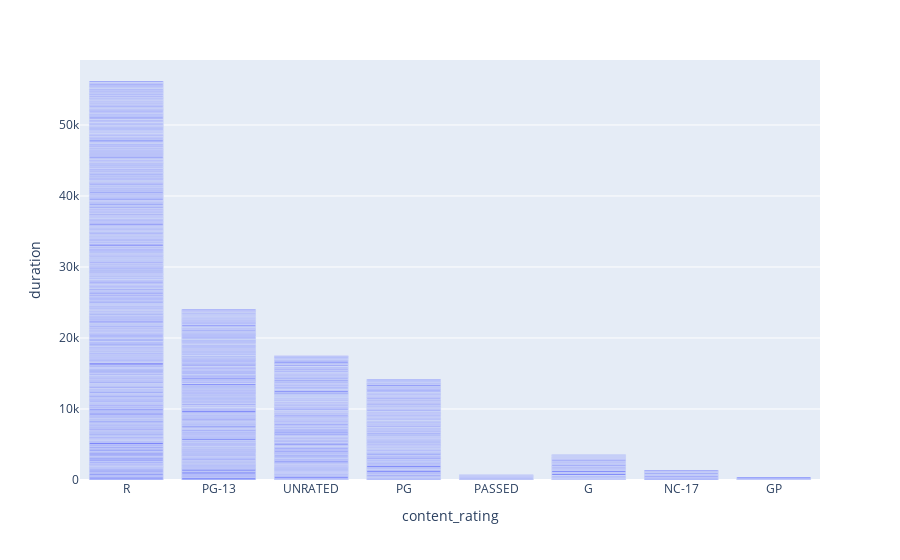

Source (notebook cell):
### Markdown cell above
#### Visualize the relationship between content rating and duration.

### Code cell
# Answer:
# create a grouping for the chart
#data = df.groupby('visit_date')[['visitors', 'reserve_visitors']].sum().reset_index()
# create a column for day of the week to use for later charts
#data['day'] = data.visit_date.dt.day_name()

# simple scatter chart
px.bar(movies, x='content_rating', y='duration')

### Figure 1 — Plotly figure (JSON) as saved in the notebook; plotly's stock layout.template omitted (floating-point values rounded to 4 significant figures; data arrays with more than 128 entries replaced by an {"elided": "..."} marker saying what was removed)
{"data": [{"alignmentgroup": "True", "hovertemplate": "content_rating=%{x}<br>duration=%{y}<extra></extra>", "legendgroup": "", "marker": {"color": "#636efa", "pattern": {"shape": ""}}, "name": "", "offsetgroup": "", "orientation": "v", "showlegend": false, "textposition": "auto", "type": "bar", "x": {"elided": "979 str values"}, "xaxis": "x", "y": {"elided": "979 int values"}, "yaxis": "y"}], "layout": {"barmode": "relative", "legend": {"tracegroupgap": 0}, "margin": {"t": 60}, "xaxis": {"anchor": "y", "domain": [0, 1], "title": {"text": "content_rating"}}, "yaxis": {"anchor": "x", "domain": [0, 1], "title": {"text": "duration"}}}}
